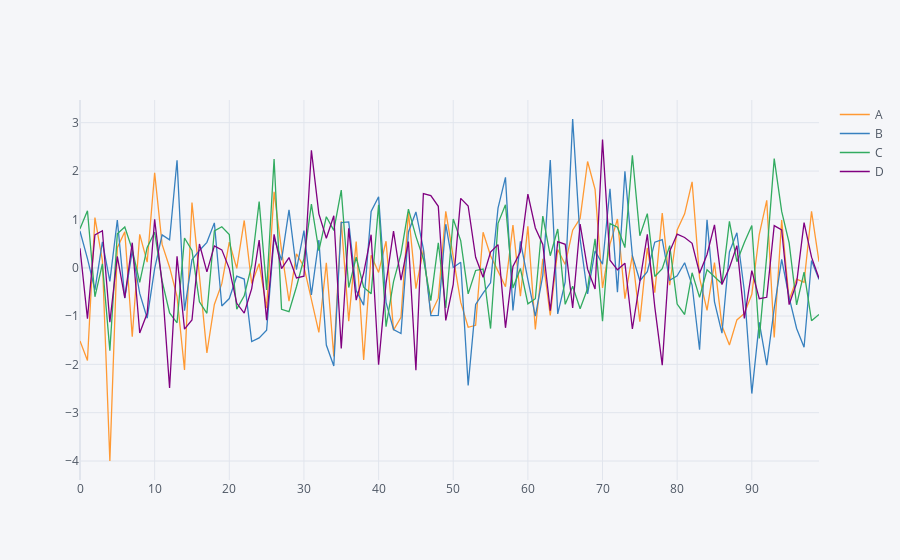

This figure's notebook cell:
### Code cell
# basic lineplot
df.iplot()
# now it is an interactive plotly graph
